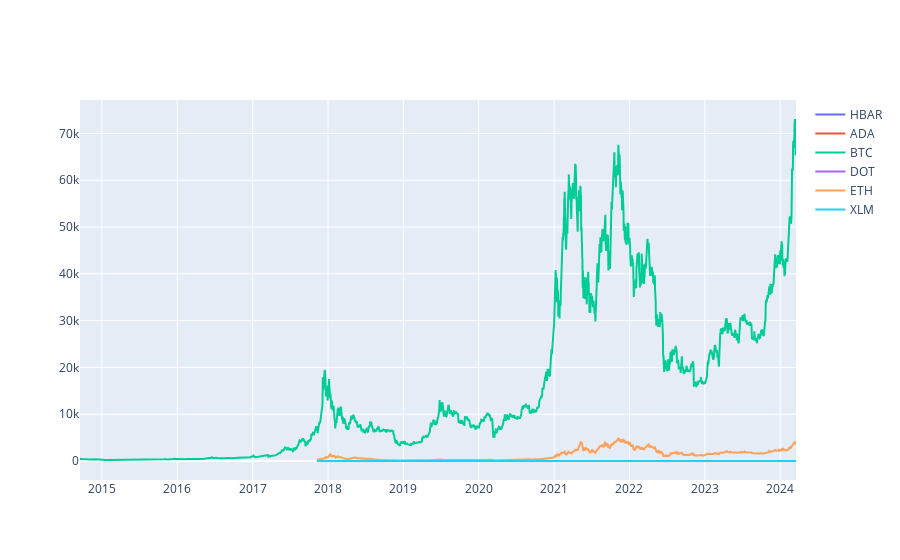

Notebook cell for this chart:
### Code cell
fig = go.Figure()
fig.add_trace(
    go.Scatter(x=df_hbar["Date"], y=df_hbar["Close"], mode="lines", name="HBAR")
)
fig.add_trace(go.Scatter(x=df_ada["Date"], y=df_ada["Close"], mode="lines", name="ADA"))
fig.add_trace(go.Scatter(x=df_btc["Date"], y=df_btc["Close"], mode="lines", name="BTC"))
fig.add_trace(go.Scatter(x=df_dot["Date"], y=df_dot["Close"], mode="lines", name="DOT"))
fig.add_trace(go.Scatter(x=df_eth["Date"], y=df_eth["Close"], mode="lines", name="ETH"))
fig.add_trace(go.Scatter(x=df_xlm["Date"], y=df_xlm["Close"], mode="lines", name="XLM"))

fig.show()

### Figure 1 — Plotly figure (JSON) as saved in the notebook; plotly's stock layout.template omitted (floating-point values rounded to 4 significant figures; data arrays with more than 128 entries replaced by an {"elided": "..."} marker saying what was removed)
{"data": [{"mode": "lines", "name": "HBAR", "type": "scatter", "x": {"elided": "1645 str values"}, "y": {"elided": "1645 float values"}}, {"mode": "lines", "name": "ADA", "type": "scatter", "x": {"elided": "2322 str values"}, "y": {"elided": "2322 float values"}}, {"mode": "lines", "name": "BTC", "type": "scatter", "x": {"elided": "3471 str values"}, "y": {"elided": "3471 float values"}}, {"mode": "lines", "name": "DOT", "type": "scatter", "x": {"elided": "1307 str values"}, "y": {"elided": "1307 float values"}}, {"mode": "lines", "name": "ETH", "type": "scatter", "x": {"elided": "2322 str values"}, "y": {"elided": "2322 float values"}}, {"mode": "lines", "name": "XLM", "type": "scatter", "x": {"elided": "2322 str values"}, "y": {"elided": "2322 float values"}}], "layout": {}}
